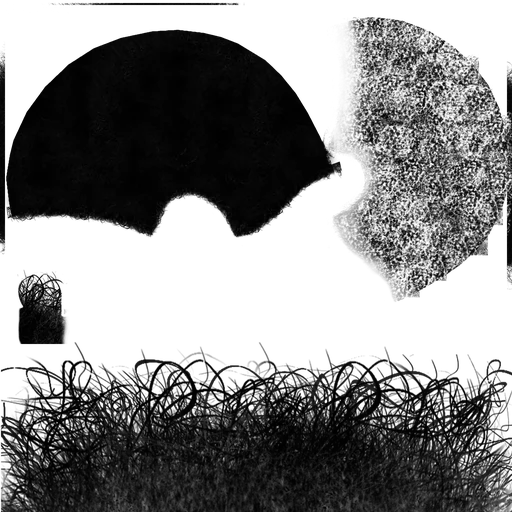
#> input picture assets/mh/tex/afro_diffuse.webp, 512 x 512 px
$ python -i build_mh_assets.py   (imports and definitions only)
#> lines starting #> are read from the running program, lines starting #| are printed output that depends on the picture
#!/usr/bin/env python3
"""
Builds the compact character asset pack used by the game from CC0 MakeHuman data.

Sources (both CC0 assets, see https://github.com/makehumancommunity/makehuman LICENSE.ASSETS.md):
  * MakeHuman repository (base mesh, targets, default skeleton + weights):
      git clone --depth 1 https://github.com/makehumancommunity/makehuman
  * npm package "makehuman-data" (official system proxies: clothes, hair, eyes,
    eyebrows, eyelashes and skins converted to JSON/PNG):
      npm pack makehuman-data && tar xzf makehuman-data-*.tgz

Only official MakeHuman system assets (released CC0) are used.

Usage: python3 tools/build_mh_assets.py <makehuman repo dir> <makehuman-data package dir> <out dir>
"""
import json, os, sys, struct
import numpy as np
from PIL import Image, ImageFilter

MH = os.path.join(sys.argv[1], 'makehuman', 'data') + '/'
PK = os.path.join(sys.argv[2], 'public', 'data') + '/'
OUT = sys.argv[3].rstrip('/') + '/'
# [1 line not run here, left out]


class Pack:
    def __init__(self):
        self.buf = bytearray()

    def add(self, arr, dtype):
        a = np.ascontiguousarray(np.asarray(arr, dtype=dtype))
        while len(self.buf) % 4:
            self.buf.append(0)
        off = len(self.buf)
        self.buf += a.tobytes()
        return [off, int(a.size), np.dtype(dtype).name]


pack = Pack()
manifest = {'version': 1, 'unit': 'dm', 'license': 'CC0 1.0 (MakeHuman assets)'}

# ------------------------------------------------------------------ base mesh
V, VT, faces = [], [], []
group = None
# [10 lines not run here, left out]
V = np.array(V, dtype=np.float32)
VT = np.array(VT, dtype=np.float32)
# [1 line not run here, left out]


def render_mesh(face_list, uvs):
    """face_list: [[(vertex, uvIndex), ...], ...] -> unique (v,uv) render vertices + triangle index"""
    key2r, rmap, ruv, idx = {}, [], [], []
    for f in face_list:
        rid = []
        for (v, t) in f:
            k = (v, t)
            if k not in key2r:
                key2r[k] = len(rmap)
                rmap.append(v)
                ruv.append(uvs[t])
            rid.append(key2r[k])
        for i in range(1, len(rid) - 1):
            idx += [rid[0], rid[i], rid[i + 1]]
    return np.array(rmap), np.array(ruv, dtype=np.float32), np.array(idx)


bmap, buv, bidx = render_mesh(faces, VT)
manifest['base'] = {
    'nVerts': int(len(V)),
    'pos': pack.add(V.reshape(-1), np.float32),
    'render': {'map': pack.add(bmap, np.uint16), 'uv': pack.add(buv.reshape(-1), np.float32),
               'index': pack.add(bidx, np.uint16 if len(bmap) < 65536 else np.uint32)},
}
# [1 line not run here, left out]

# ------------------------------------------------------------------ targets
# [16 lines left out: functions read_target, tsum, not called in this run]


SC = 2e-4  # quantisation step (dm)


# [5 lines left out: function store_target, not called in this run]


T = MH + 'targets/'
targets = {}
# [10 lines not run here, left out]

FACE = {
    'nose+': ['nose/nose-scale-vert-incr', 'nose/nose-scale-depth-incr'],
    'nose-': ['nose/nose-scale-vert-decr', 'nose/nose-scale-depth-decr'],
    'noseW+': ['nose/nose-scale-horiz-incr'], 'noseW-': ['nose/nose-scale-horiz-decr'],
    'eyes+': ['eyes/l-eye-scale-incr', 'eyes/r-eye-scale-incr'], 'eyes-': ['eyes/l-eye-scale-decr', 'eyes/r-eye-scale-decr'],
    'lips+': ['mouth/mouth-lowerlip-volume-incr', 'mouth/mouth-upperlip-volume-incr'],
    'lips-': ['mouth/mouth-lowerlip-volume-decr', 'mouth/mouth-upperlip-volume-decr'],
    'jaw+': ['chin/chin-width-incr'], 'jaw-': ['chin/chin-width-decr'],
    'chin+': ['chin/chin-prominent-incr'], 'chin-': ['chin/chin-prominent-decr'],
    'cheek+': ['cheek/l-cheek-bones-incr', 'cheek/r-cheek-bones-incr'], 'cheek-': ['cheek/l-cheek-bones-decr', 'cheek/r-cheek-bones-decr'],
    'face+': ['head/head-scale-horiz-incr'], 'face-': ['head/head-scale-horiz-decr'],
    'fat+': ['head/head-fat-incr'], 'fat-': ['head/head-fat-decr'],
    'shoulders+': ['torso/torso-vshape-incr'], 'shoulders-': ['torso/torso-vshape-decr'],
}
# [2 lines not run here, left out]
manifest['targets'] = targets
# [4 lines not run here, left out]
# [1 line that did not run here, left out]
order, seen = [], set()


# [8 lines left out: function visit, not called in this run]


# [2 lines not run here, left out]
bidx_of = {n: i for i, n in enumerate(order)}
manifest['skeleton'] = [{'name': n, 'parent': bidx_of[bones[n]['parent']] if bones[n]['parent'] else -1,
                         'head': sk['joints'][bones[n]['head']], 'tail': sk['joints'][bones[n]['tail']]} for n in order]
# [1 line not run here, left out]
per = [[] for _ in range(len(V))]
# [5 lines not run here, left out]
wi = np.zeros((len(V), 4), np.uint8)
ww = np.zeros((len(V), 4), np.uint8)
# [13 lines not run here, left out]
manifest['weights'] = {'idx': pack.add(wi.reshape(-1), np.uint8), 'w': pack.add(ww.reshape(-1), np.uint8)}
# [1 line not run here, left out]

# ------------------------------------------------------------------ textures
tex_done = {}


def texture(path, kind='color', size=None):
#> called with path = '../assets/mh/tex/afro_diffuse.webp', kind = 'color'
    if not path or not os.path.exists(path):
        return None
    name = os.path.splitext(os.path.basename(path))[0]
    if name in tex_done:
        return tex_done[name]
    im = Image.open(path)
#> im is the input picture: PIL image 512x512 RGBA; mean R, G, B, A 6, 6, 6, 120.3
    has_alpha = im.mode in ('RGBA', 'LA') or (im.mode == 'P' and 'transparency' in im.info)
#> has_alpha = True
    im = im.convert('RGBA' if has_alpha else 'RGB')
    info = {'file': 'tex/' + name + '.webp', 'alpha': has_alpha}
#> info = {'file': 'tex/afro_diffuse.webp', 'alpha': True}
    if size and im.size[0] < size:
        im = im.resize((size, size), Image.LANCZOS).filter(ImageFilter.UnsharpMask(radius=2, percent=70, threshold=2))
    if kind == 'gray':
        # hair: keep luminance + alpha so any hair colour can be applied in the shader
        rgb = np.asarray(im.convert('RGB'), np.float32)
        lum = rgb @ np.array([0.299, 0.587, 0.114])
        a = np.asarray(im)[:, :, 3] if has_alpha else np.full(lum.shape, 255)
        m = lum[a > 128].mean() if (a > 128).any() else lum.mean()
        info['meanLum'] = float(m / 255)
        g = np.clip(lum, 0, 255).astype(np.uint8)
        im = Image.merge('RGBA', [Image.fromarray(g)] * 3 + [Image.fromarray(a.astype(np.uint8))])
    elif kind == 'color':
        rgb = np.asarray(im.convert('RGB'), np.float32)
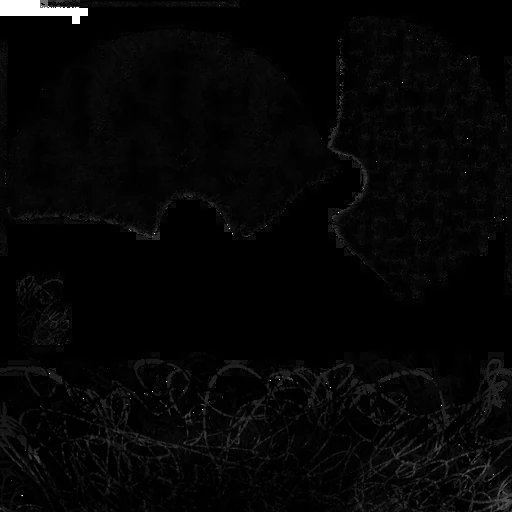
#> rgb: shape (512, 512, 3) float32; mean R, G, B 6, 6, 6
        info['meanLum'] = float((rgb @ np.array([0.299, 0.587, 0.114])).mean() / 255)
    q = 88 if kind != 'normal' else 92
    im.save(OUT + info['file'], 'WEBP', quality=q, method=6)
    tex_done[name] = info
    return info


# ------------------------------------------------------------------ proxies
# [35 lines left out: functions parse_faces, components, not called in this run]


proxies = {}


# [58 lines left out: function add_proxy, not called in this run]


# hip/waist height in the base mesh (between the shirt and trouser components)
# [1 line that did not run here, left out]
# [1 line not run here, left out]

SUITS = ['male_casualsuit01', 'male_casualsuit02', 'male_casualsuit03', 'male_casualsuit04', 'male_casualsuit05',
         'male_casualsuit06', 'male_elegantsuit01', 'male_worksuit01', 'female_casualsuit01', 'female_casualsuit02',
         'female_elegantsuit01', 'female_sportsuit01']
# [11 lines not run here, left out]
manifest['proxies'] = proxies
# [1 line not run here, left out]

# eye colours, skins
eye_tex = {}
# [4 lines not run here, left out]
# [1 line that did not run here, left out]
# [1 line that did not run here, left out]
# [1 line that did not run here, left out]
# [1 line that did not run here, left out]
# [1 line that did not run here, left out]
# [1 line that did not run here, left out]
# [1 line not run here, left out]
eye_tex['darkbrown'] = {'file': 'tex/darkbrown_eye.webp', 'alpha': True}
manifest['eyes'] = eye_tex
skins = {}
# [11 lines not run here, left out]
manifest['skins'] = skins

# [2 lines not run here, left out]
tot = sum(os.path.getsize(OUT + 'tex/' + f) for f in os.listdir(OUT + 'tex'))
# [1 line not run here, left out]

>>> result = texture('../assets/mh/tex/afro_diffuse.webp')
#> result = {'file': 'tex/afro_diffuse.webp', 'alpha': True, 'meanLum': 0.0234}
